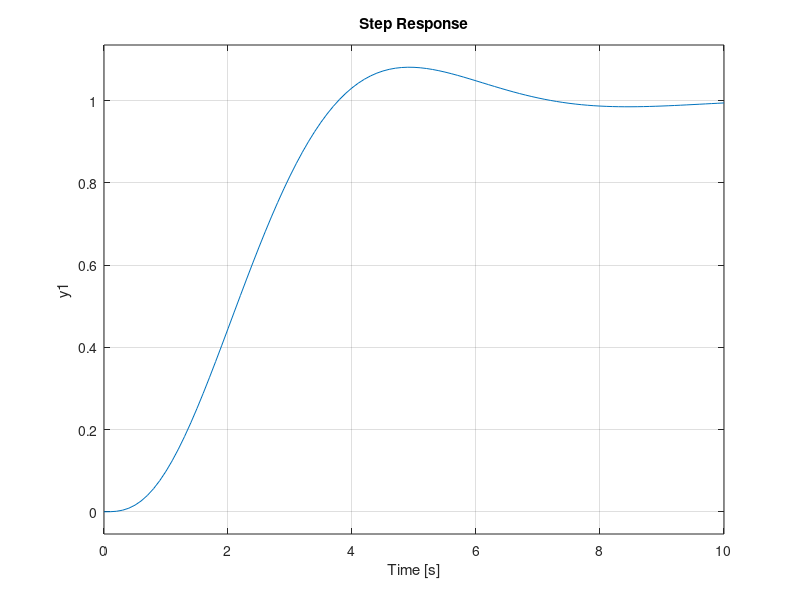

The MATLAB script that drew this image: (Note: this script raises an error after producing the figure.)
% Definera variabeln s och det slutna systemet sys
  s = tf('s');
  sys = 1/((s^2+s+1)*(s+1));
  % Stegsvar, 10 sekunder
  step(sys, 10);
  % Hitta systemets nollställen och poler
  sys_poles = pole(sys);
  sys_zeros = zero(sys);
  % Plotta poler och nollställen
  pzplot(sys);